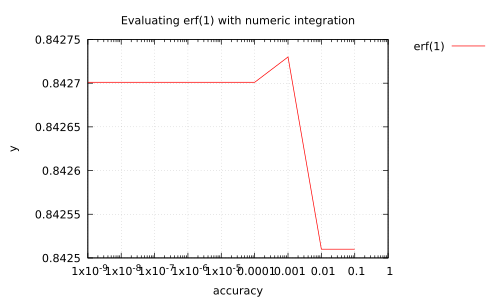

Here is the gnuplot script that generated this plot:
set terminal pdf
set title "Evaluating erf(1) with numeric integration"
set xlabel "accuracy"
set ylabel "y"
set grid
set key outside

set logscale xz

set linetype 1 lc rgb "red"
set pointsize 0.3


plot "Testing_acc.txt" using 1:2 with lines title "erf(1)"
pause -1
